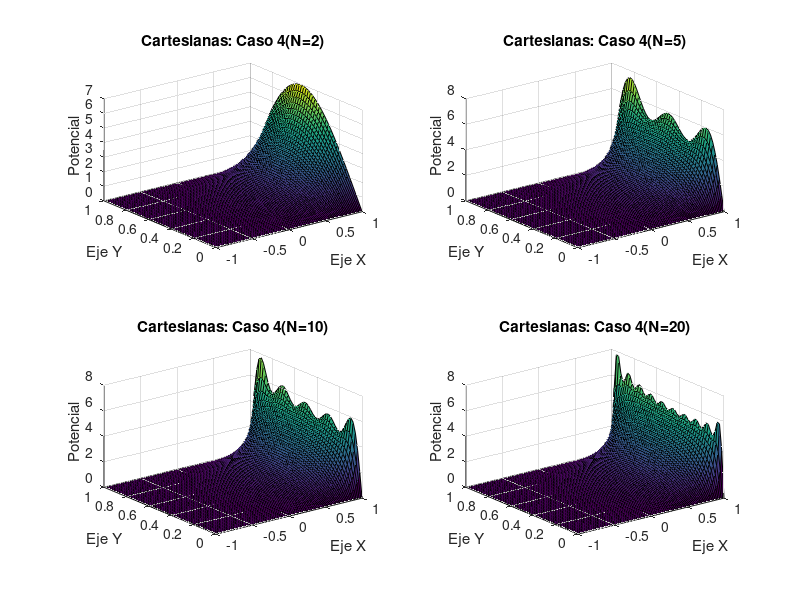

Recreate this plot in MATLAB.
%Cartesianas, Ejercicio 2 - Caso 2

a=1;
b=1;
X=-a:0.02:a;
Y=0:0.02:b;
[x,y]= meshgrid(X,Y);

V2=0;
N=2;
for n= 1:N
  f=@(y) (2*y.^3+5).*sin(pi*n*y/b);
  Fn=(2./(b.*exp(n*pi*a/b))).*integral(f,0,b);
  z= Fn.*exp(pi.*n*x/b).*sin(pi.*n*y/b);
  V2=z+V2;
endfor
subplot(2,2,1)
surf(x,y,V2)
xlabel('Eje X')
ylabel('Eje Y')
zlabel('Potencial')
title('Cartesianas: Caso 4(N=2)')

V5=0;
N=5;
for n= 1:N
  f=@(y) (2*y.^3+5).*sin(pi*n*y/b);
  Fn=(2./(b.*exp(n*pi*a/b))).*integral(f,0,b);
  z= Fn.*exp(pi.*n*x/b).*sin(pi.*n*y/b);
  V5=z+V5;
endfor
subplot(2,2,2)
surf(x,y,V5)
xlabel('Eje X')
ylabel('Eje Y')
zlabel('Potencial')
title('Cartesianas: Caso 4(N=5)')

V10=0;
N=10;
for n= 1:N
  f=@(y) (2*y.^3+5).*sin(pi*n*y/b);
  Fn=(2./(b.*exp(n*pi*a/b))).*integral(f,0,b);
  z= Fn.*exp(pi.*n*x/b).*sin(pi.*n*y/b);
  V10=z+V10;
endfor
subplot(2,2,3)
surf(x,y,V10)
xlabel('Eje X')
ylabel('Eje Y')
zlabel('Potencial')
title('Cartesianas: Caso 4(N=10)')

V20=0;
N=20;
for n= 1:N
  f=@(y) (2*y.^3+5).*sin(pi*n*y/b);
  Fn=(2./(b.*exp(n*pi*a/b))).*integral(f,0,b);
  z= Fn.*exp(pi.*n*x/b).*sin(pi.*n*y/b);
  V20=z+V20;
endfor
subplot(2,2,4)
surf(x,y,V20)
xlabel('Eje X')
ylabel('Eje Y')
zlabel('Potencial')
title('Cartesianas: Caso 4(N=20)')

